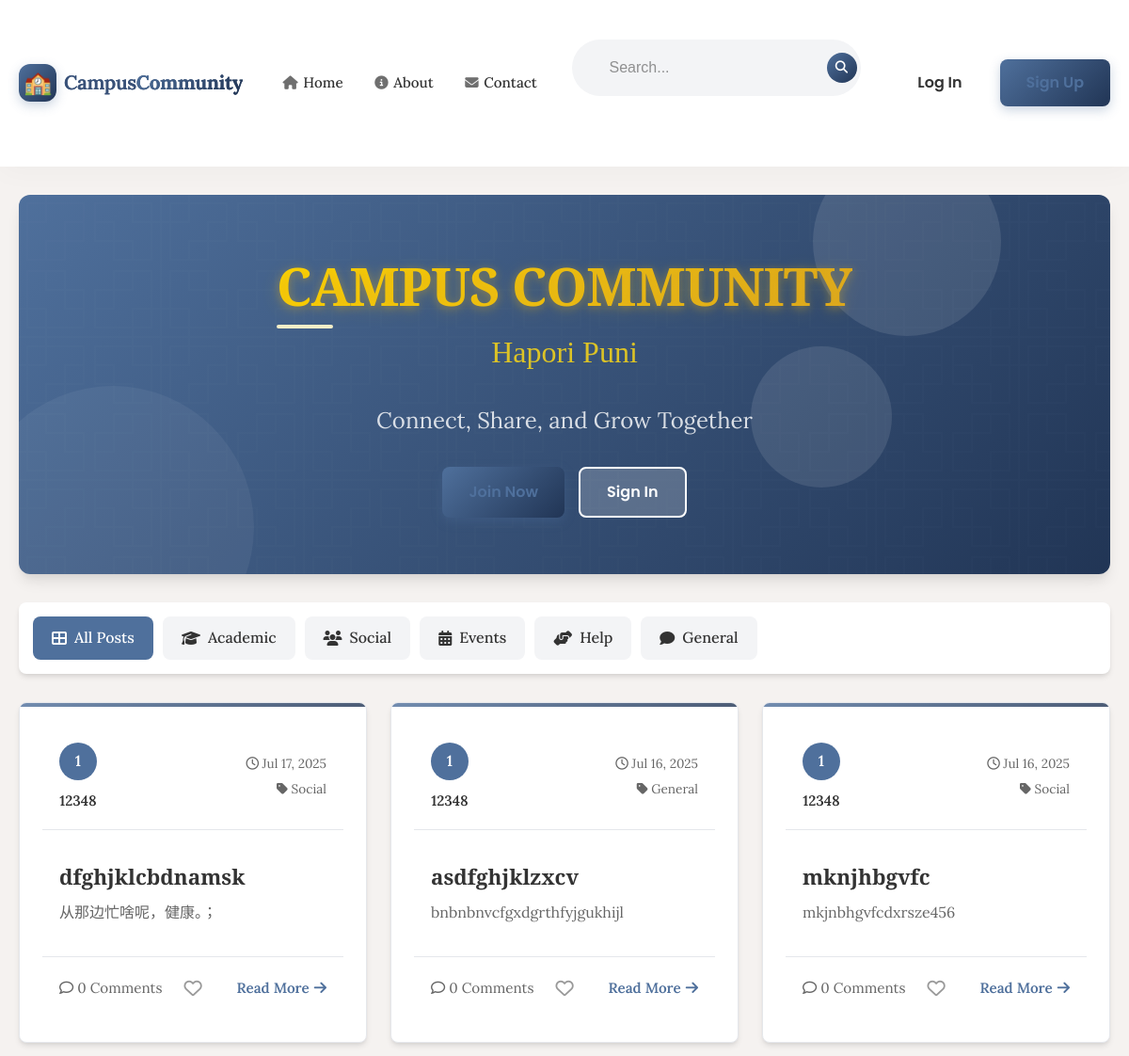
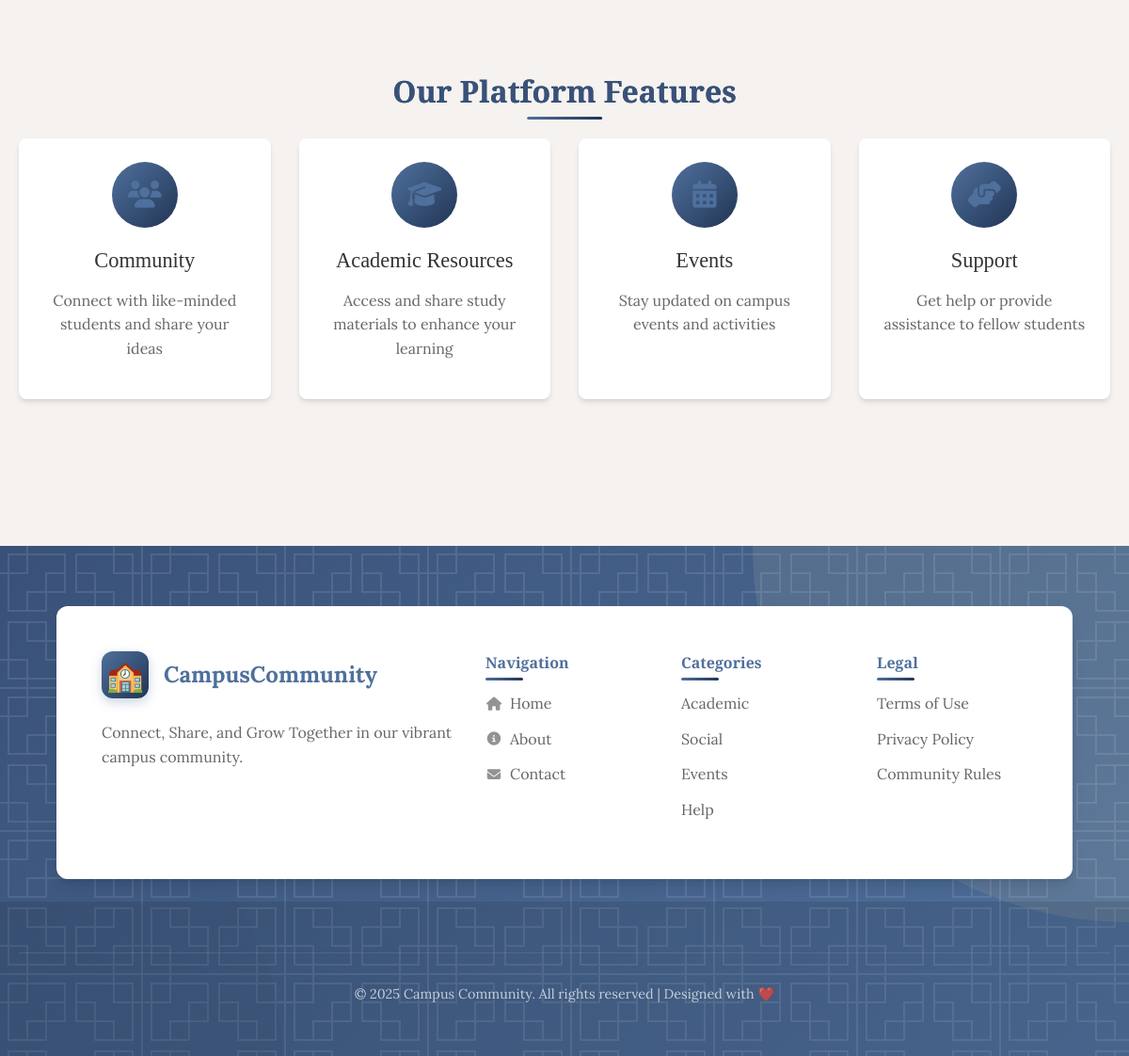
The page / on the database its author committed (2 pictures, top to bottom).
### app.py (models this page shows, shortened)
class User(UserMixin, db.Model):
    id = db.Column(db.Integer, primary_key=True)
    username = db.Column(db.String(80), unique=True, nullable=False, index=True)
    email = db.Column(db.String(120), unique=True, nullable=False, index=True)
    password_hash = db.Column(db.String(128))
    created_at = db.Column(db.DateTime, default=datetime.utcnow)
    avatar = db.Column(db.String(120))
    posts = db.relationship('Post', backref='author', lazy=True,
                          primaryjoin="User.id == foreign(Post.user_id)", viewonly=True)
    comments = db.relationship('Comment', backref='author', lazy=True,
                            primaryjoin="User.id == foreign(Comment.user_id)", viewonly=True)
    liked_posts = db.relationship(
        'Post',
        secondary=likes,
        backref=db.backref('likes', lazy='dynamic'),
        lazy='dynamic',
        primaryjoin="User.id == foreign(likes.c.user_id)",
        secondaryjoin="foreign(Post.id) == likes.c.post_id",
        viewonly=True
    )

### app.py (the view)
@app.route('/')
def index():
    page = request.args.get('page', 1, type=int)
    category = request.args.get('category', 'all')
    query = Post.query
    if category != 'all':
        query = query.filter_by(category=category)
    latest_posts = query.order_by(Post.created_at.desc()).paginate(page=page, per_page=8)
    from sqlalchemy import func, desc  # Keep import, might be used elsewhere
    most_liked_posts = []
    most_discussed_posts = []
    return render_template('index.html',
                          posts=latest_posts,
                          most_liked_posts=most_liked_posts,
                          most_discussed_posts=most_discussed_posts,
                          current_category=category)

### templates/index.html (shortened to what this page needs)
{% extends "base.html" %}
{% block content %}
<div class="container">
    <section class="hero">
        <div class="hero-content">
            <h1 class="main-title">Campus Community</h1>
            <h2 class="subtitle2">Hapori  Puni</h2>
            <p class="subtitle">Connect, Share, and Grow Together</p>
            {% if not current_user.is_authenticated %}
            <div class="action-buttons">
                <a href="{{ url_for('signup') }}" class="btn btn-primary">Join Now</a>
                <a href="{{ url_for('login') }}" class="btn btn-secondary">Sign In</a>
            </div>
            {% else %}
            <div class="action-buttons">
                <a href="{{ url_for('create_post') }}" class="btn btn-create-post"><i class="fas fa-plus-circle"></i> Create New Post</a>
            </div>
            {% endif %}
        </div>
        <div class="abstract-shapes">
            <div class="shape shape-1"></div>
            <div class="shape shape-2"></div>
            <div class="shape shape-3"></div>
        </div>
    </section>
    <section class="categories">
        <div class="category-list">
            <a href="{{ url_for('index', category='all') }}" class="category-item {% if current_category == 'all' %}active{% endif %}">
                <i class="fas fa-th-large"></i> All Posts
            </a>
            <a href="{{ url_for('index', category='academic') }}" class="category-item {% if current_category == 'academic' %}active{% endif %}">
                <i class="fas fa-graduation-cap"></i> Academic
            </a>
            <a href="{{ url_for('index', category='social') }}" class="category-item {% if current_category == 'social' %}active{% endif %}">
                <i class="fas fa-users"></i> Social
            </a>
            <a href="{{ url_for('index', category='events') }}" class="category-item {% if current_category == 'events' %}active{% endif %}">
                <i class="fas fa-calendar-alt"></i> Events
            </a>
            <a href="{{ url_for('index', category='help') }}" class="category-item {% if current_category == 'help' %}active{% endif %}">
                <i class="fas fa-hands-helping"></i> Help
            </a>
            <a href="{{ url_for('index', category='general') }}" class="category-item {% if current_category == 'general' %}active{% endif %}">
                <i class="fas fa-comment"></i> General
            </a>
        </div>
    </section>
    <div class="posts-grid">
        {% for post in posts.items %}
        <div class="post-card">
            <div class="post-header">
                <div class="author-info">
                    {% if post.author.avatar %}
                    <img src="{{ url_for('static', filename='uploads/' + post.author.avatar) }}" class="avatar">
                    {% else %}
                    <div class="avatar-placeholder">{{ post.author.username|first|upper }}</div>
                    {% endif %}
                    <span class="author-name">{{ post.author.username }}</span>
                </div>
                <div class="post-meta">
                    <span class="date"><i class="far fa-clock"></i> {{ post.created_at.strftime('%b %d, %Y') }}</span>
                    <span class="category"><i class="fas fa-tag"></i> {{ post.category|capitalize }}</span>
                </div>
            </div>
            <div class="post-body">
                <h2 class="post-title"><a href="{{ url_for('view_post', post_id=post.id) }}">{{ post.title }}</a></h2>
                <p class="post-excerpt">{{ post.content|truncate(150) }}</p>
            </div>
            <div class="post-footer">
                <div class="post-actions">
                    <a href="{{ url_for('view_post', post_id=post.id) }}#comments" class="comments-link">
                        <i class="far fa-comment"></i> {{ post.comments|length }} Comments
                    </a>
                    <div class="like-container" data-post-id="{{ post.id }}">
                        <button type="button" class="like-btn-small {% if current_user.is_authenticated and current_user.has_liked_post(post) %}liked{% endif %}"
                                data-liked="{% if current_user.is_authenticated and current_user.has_liked_post(post) %}true{% else %}false{% endif %}"
                                {% if not current_user.is_authenticated %}onclick="window.location.href='{{ url_for('login') }}'"{% endif %}>
                            <i class="{% if current_user.is_authenticated and current_user.has_liked_post(post) %}fas{% else %}far{% endif %} fa-heart"></i>
                        </button>
                    </div>
                </div>
                <a href="{{ url_for('view_post', post_id=post.id) }}" class="read-more">
                    Read More <i class="fas fa-arrow-right"></i>
                </a>
            </div>
        </div>
        {% endfor %}
    </div>
    <section class="features">
        <h2 class="section-title">Our Platform Features</h2>
        <div class="features-container">
            <div class="feature">
                <div class="feature-icon"><i class="fas fa-users"></i></div>
                <h3>Community</h3>
                <p>Connect with like-minded students and share your ideas</p>
            </div>
            <div class="feature">
                <div class="feature-icon"><i class="fas fa-graduation-cap"></i></div>
                <h3>Academic Resources</h3>
                <p>Access and share study materials to enhance your learning</p>
            </div>
            <div class="feature">
                <div class="feature-icon"><i class="fas fa-calendar-alt"></i></div>
                <h3>Events</h3>
                <p>Stay updated on campus events and activities</p>
            </div>
            <div class="feature">
                <div class="feature-icon"><i class="fas fa-hands-helping"></i></div>
                <h3>Support</h3>
                <p>Get help or provide assistance to fellow students</p>
            </div>
        </div>
    </section>
</div>
{% endblock %}

### templates/base.html (shortened to what this page needs)
<!DOCTYPE html>
<html lang="en">
<head>
    <link rel="stylesheet" href="{{ url_for('static', filename='css/modern.css') }}">
    <link rel="stylesheet" href="{{ url_for('static', filename='css/design.css') }}">
    <link rel="stylesheet" href="{{ url_for('static', filename='css/styles.css') }}">
    <link rel="stylesheet" href="{{ url_for('static', filename='css/footer-modern.css') }}">
    <link rel="stylesheet" href="{{ url_for('static', filename='css/navbar-modern.css') }}">
    <link rel="stylesheet" href="{{ url_for('static', filename='css/hero-gold.css') }}">
    <link rel="stylesheet" href="{{ url_for('static', filename='css/search-gold.css') }}">
    <link rel="stylesheet" href="https://cdnjs.cloudflare.com/ajax/libs/font-awesome/6.4.0/css/all.min.css">
</head>
<body>
    <nav class="navbar">
        <div class="container navbar-container">
            <div class="navbar-brand">
                <a href="{{ url_for('index') }}" class="logo">
                    <span class="logo-icon">🏫</span>
                    <span class="logo-text">Campus<strong>Community</strong></span>
                </a>
            </div>
            <div class="navbar-menu">
                <ul class="nav-links">
                    <li><a href="{{ url_for('index') }}"><i class="fas fa-home"></i> Home</a></li>
                    <li><a href="{{ url_for('about') }}"><i class="fas fa-info-circle"></i> About</a></li>
                    <li><a href="{{ url_for('contact') }}"><i class="fas fa-envelope"></i> Contact</a></li>
                </ul>
                <div class="navbar-search">
                    <form action="{{ url_for('search') }}" method="get" class="search-form">
                        <input type="text" name="q" placeholder="Search..." class="search-input">
                        <button type="submit" class="search-button">
                            <i class="fas fa-search"></i>
                        </button>
                    </form>
                </div>
                <div class="navbar-user">
                    {% if current_user.is_authenticated %}
                    <div class="user-dropdown">
                        <button class="user-btn">
                            {% if current_user.avatar %}
                            <img src="{{ url_for('static', filename='uploads/' + current_user.avatar) }}" class="user-avatar" alt="{{ current_user.username }}">
                            {% else %}
                            <div class="user-avatar-placeholder">{{ current_user.username|first|upper }}</div>
                            {% endif %}
                            <span class="username">{{ current_user.username }}</span>
                            <i class="fas fa-chevron-down"></i>
                        </button>
                        <div class="dropdown-menu">
                            <a href="{{ url_for('profile', username=current_user.username) }}" class="dropdown-item">
                                <i class="fas fa-user"></i> My Profile
                            </a>
                            <a href="{{ url_for('create_post') }}" class="dropdown-item">
                                <i class="fas fa-edit"></i> New Post
                            </a>
                            <div class="dropdown-divider"></div>
                            <a href="{{ url_for('logout') }}" class="dropdown-item">
                                <i class="fas fa-sign-out-alt"></i> Log Out
                            </a>
                        </div>
                    </div>
                    {% else %}
                    <div class="auth-buttons">
                        <a href="{{ url_for('login') }}" class="btn btn-text">Log In</a>
                        <a href="{{ url_for('signup') }}" class="btn btn-primary">Sign Up</a>
                    </div>
                    {% endif %}
                </div>
            </div>
        </div>
    </nav>
    <main>
        {% block content %}{% endblock %}
    </main>
    <footer class="site-footer">
        <div class="footer-container">
            <div class="footer-content-card">
                <div class="footer-brand">
                    <a href="{{ url_for('index') }}" class="footer-logo">
                        <span class="logo-icon">🏫</span>
                        <span>Campus<strong>Community</strong></span>
                    </a>
                    <p class="footer-tagline">Connect, Share, and Grow Together in our vibrant campus community.</p>
                </div>
                <div class="footer-nav">
                    <div class="footer-nav-group">
                        <h4 class="footer-nav-title">Navigation</h4>
                        <ul class="footer-nav-list">
                            <li class="footer-nav-item"><a href="{{ url_for('index') }}"><i class="fas fa-home fa-fw"></i> Home</a></li>
                            <li class="footer-nav-item"><a href="{{ url_for('about') }}"><i class="fas fa-info-circle fa-fw"></i> About</a></li>
                            <li class="footer-nav-item"><a href="{{ url_for('contact') }}"><i class="fas fa-envelope fa-fw"></i> Contact</a></li>
                        </ul>
                    </div>
                    <div class="footer-nav-group">
                        <h4 class="footer-nav-title">Categories</h4>
                        <ul class="footer-nav-list">
                            <li class="footer-nav-item"><a href="{{ url_for('index', category='academic') }}">Academic</a></li>
                            <li class="footer-nav-item"><a href="{{ url_for('index', category='social') }}">Social</a></li>
                            <li class="footer-nav-item"><a href="{{ url_for('index', category='events') }}">Events</a></li>
                            <li class="footer-nav-item"><a href="{{ url_for('index', category='help') }}">Help</a></li>
                        </ul>
                    </div>
                    <div class="footer-nav-group">
                        <h4 class="footer-nav-title">Legal</h4>
                        <ul class="footer-nav-list">
                            <li class="footer-nav-item"><a href="{{ url_for('terms') }}">Terms of Use</a></li>
                            <li class="footer-nav-item"><a href="{{ url_for('privacy') }}">Privacy Policy</a></li>
                            <li class="footer-nav-item"><a href="{{ url_for('community_rules') }}">Community Rules</a></li>
                        </ul>
                    </div>
                </div>
            </div>
            <div class="footer-bottom">
                <div class="container">
                    <div class="copyright">
                        &copy; {{ now.year }} Campus Community. All rights reserved | Designed with ❤️
                    </div>
                </div>
            </div>
        </div>
    </footer>
</body>
</html>

### rows shown on the page
User: author.username|first "1" "1" "1", author.username "12348" "12348" "12348"

### other values the page prints
{{ post.created_at.strftime('%b %d, %Y') }} "Jul 17, 2025" "Jul 16, 2025" "Jul 16, 2025"
{{ post.category|capitalize }} "Social" "General" "Social"
{{ post.title }} "dfghjklcbdnamsk" "asdfghjklzxcv" "mknjhbgvfc"
{{ post.content|truncate(150) }} "从那边忙啥呢，健康。；" "bnbnbnvcfgxdgrthfyjgukhijl" "mkjnbhgvfcdxrsze456"
{{ post.comments|length }} "0" "0" "0"
